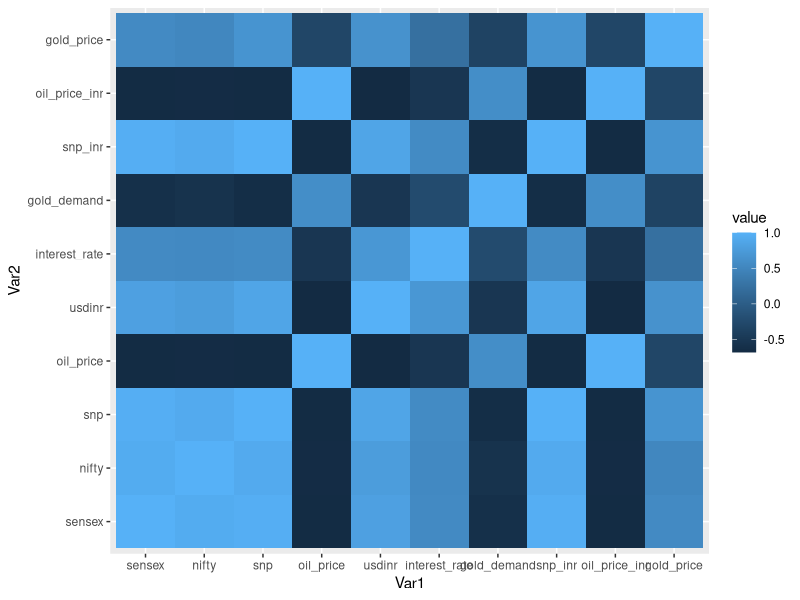
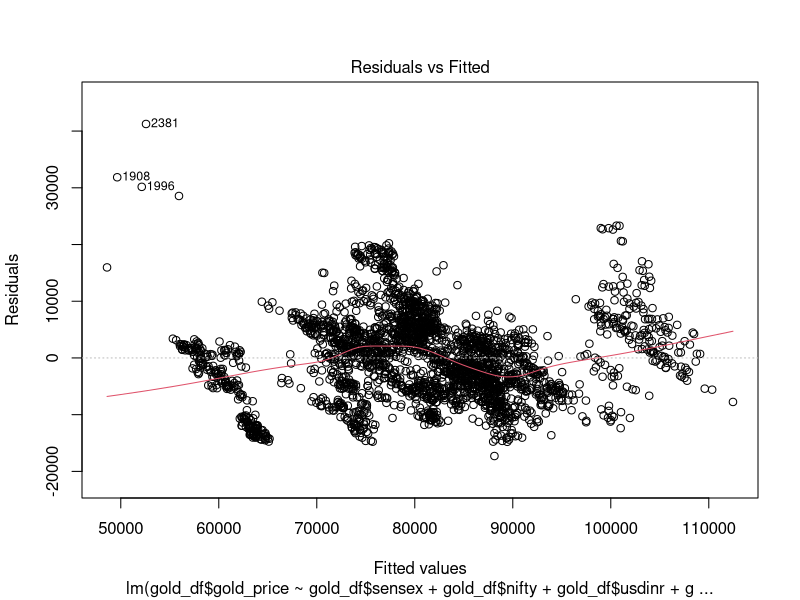
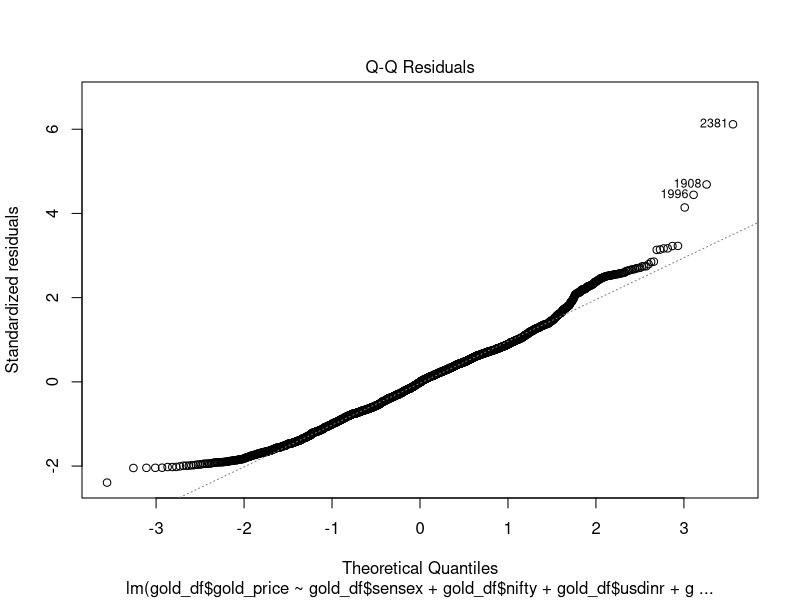
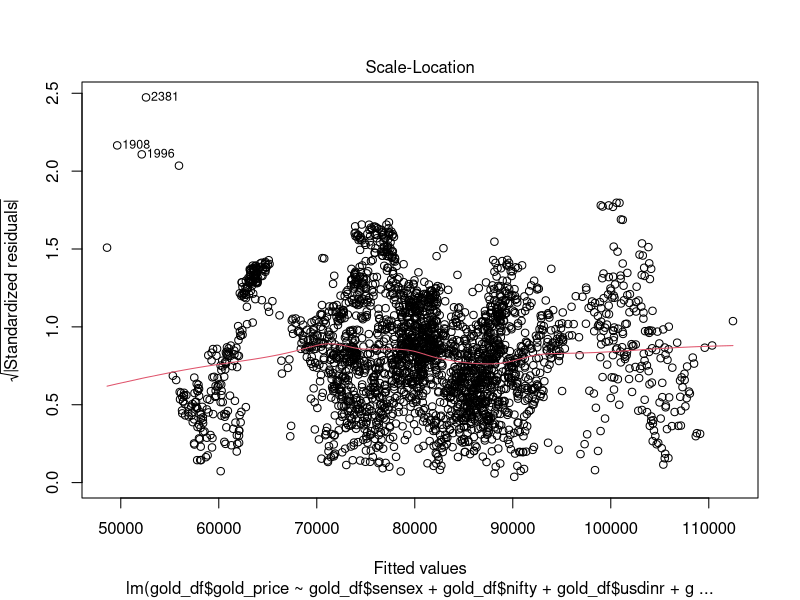
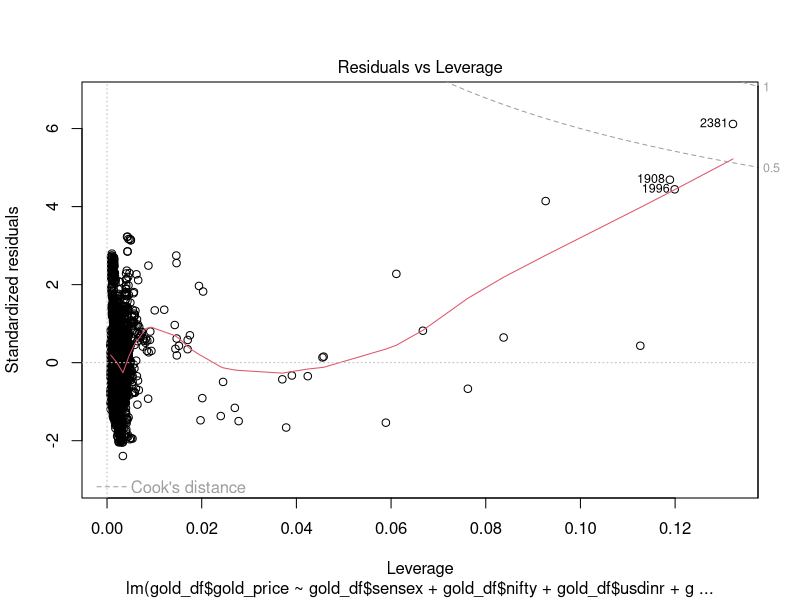
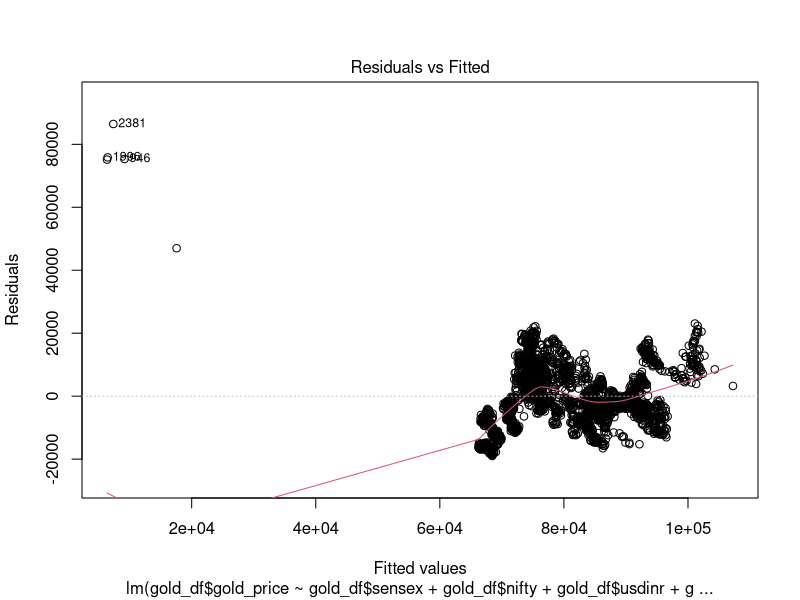
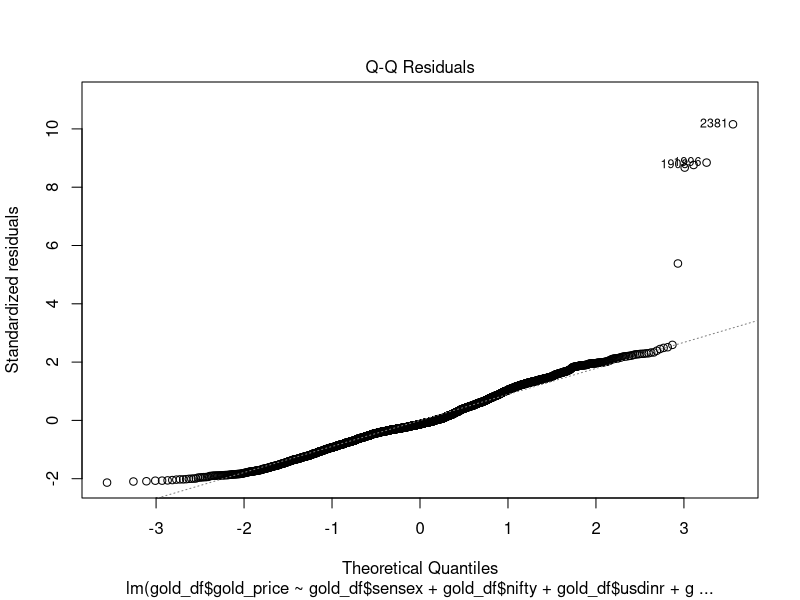
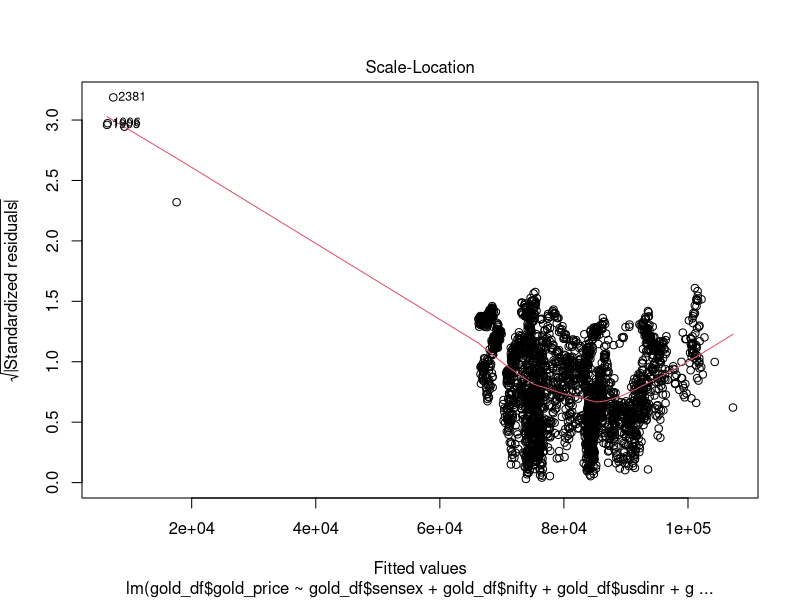

Recreate these plots in R, in order. (Note: this script raises an error after producing the figures.)
## ---- chunk 1
library("readxl")
library(tidyverse)
library(reshape2)
library(caret)
## ---- chunk 2
gold_df<- read_excel("complete_data.xlsx")
## ---- chunk 3
head(gold_df)
## ---- chunk 4
summary(gold_df)
## ---- chunk 5
str(gold_df)
## ---- chunk 6
cols <- c("date", "sensex", "nifty", "snp", "oil_price", "usdinr", "interest_rate", "gold_demand", "snp_inr", "oil_price_inr", "gold_price")
colnames(gold_df) <- cols
## ---- chunk 7
gold_df$date <- as.character(gold_df$date)
## ---- chunk 8
sub_gold <- gold_df %>% select(-date)
## ---- chunk 9
cormat <- round(cor(sub_gold),2)
head(cormat)
## ---- chunk 10
melted_cormat <- melt(cormat)
head(melted_cormat)
## ---- chunk 11
ggplot(data = melted_cormat, aes(x=Var1, y=Var2, fill=value)) + 
  geom_tile()
## ---- chunk 12
mylog <- lm(gold_df$gold_price ~ gold_df$sensex + gold_df$nifty + gold_df$usdinr + gold_df$interest_rate + gold_df$gold_demand + gold_df$snp_inr + gold_df$oil_price_inr)
## ---- chunk 13
summary(mylog)
## ---- chunk 14
plot(mylog)
## ---- chunk 15
mylog_1 <- lm(gold_df$gold_price ~ gold_df$sensex + gold_df$nifty + gold_df$usdinr + gold_df$interest_rate + gold_df$gold_demand)
## ---- chunk 16
summary(mylog_1)
## ---- chunk 17
plot(mylog_1)
## ---- chunk 18
mylog_2 <- lm(gold_df$gold_price ~ gold_df$oil_price_inr + gold_df$snp_inr)
## ---- chunk 19
summary(mylog_2)
## ---- chunk 20
mylog_3 <- lm(gold_df$gold_price ~ gold_df$sensex + gold_df$nifty + gold_df$usdinr + gold_df$interest_rate + gold_df$snp_inr + gold_df$oil_price_inr)
## ---- chunk 21
summary(mylog_3)
## ---- chunk 22
mylog_4 <- lm(gold_df$gold_price ~ gold_df$usdinr + gold_df$interest_rate + gold_df$gold_demand + gold_df$snp_inr + gold_df$oil_price_inr)
## ---- chunk 23
summary(mylog_4)
## ---- chunk 24
mylogPossitive <- lm(gold_df$gold_price ~ gold_df$sensex + gold_df$nifty + gold_df$usdinr + gold_df$interest_rate + gold_df$snp_inr )
## ---- chunk 25
summary(mylogPossitive)
## ---- chunk 26
mylogNegative <- lm(gold_df$gold_price ~  gold_df$gold_demand + gold_df$oil_price_inr)
## ---- chunk 27
summary(mylogNegative)
## ---- chunk 28

samples <- gold_df$gold_price %>% createDataPartition(p=0.8, list = FALSE)
train.data <- gold_df[samples,]
test.data <- gold_df[-samples,]
## ---- chunk 29
colnames(gold_df)
## ---- chunk 30
model <- lm(gold_price ~ sensex + nifty + usdinr+ interest_rate+ gold_demand+ snp_inr+ oil_price_inr+ gold_price ,data= train.data)
## ---- chunk 31
summary(model)
## ---- chunk 32
predictions <- model %>% predict(test.data)
## ---- chunk 33
RMSE(predictions, test.data$gold_price)
## ---- chunk 34
R2(predictions, test.data$gold_price)
## ---- chunk 35
my_preds <- data.frame(test.data$date, predictions)
## ---- chunk 36
(my_preds)
